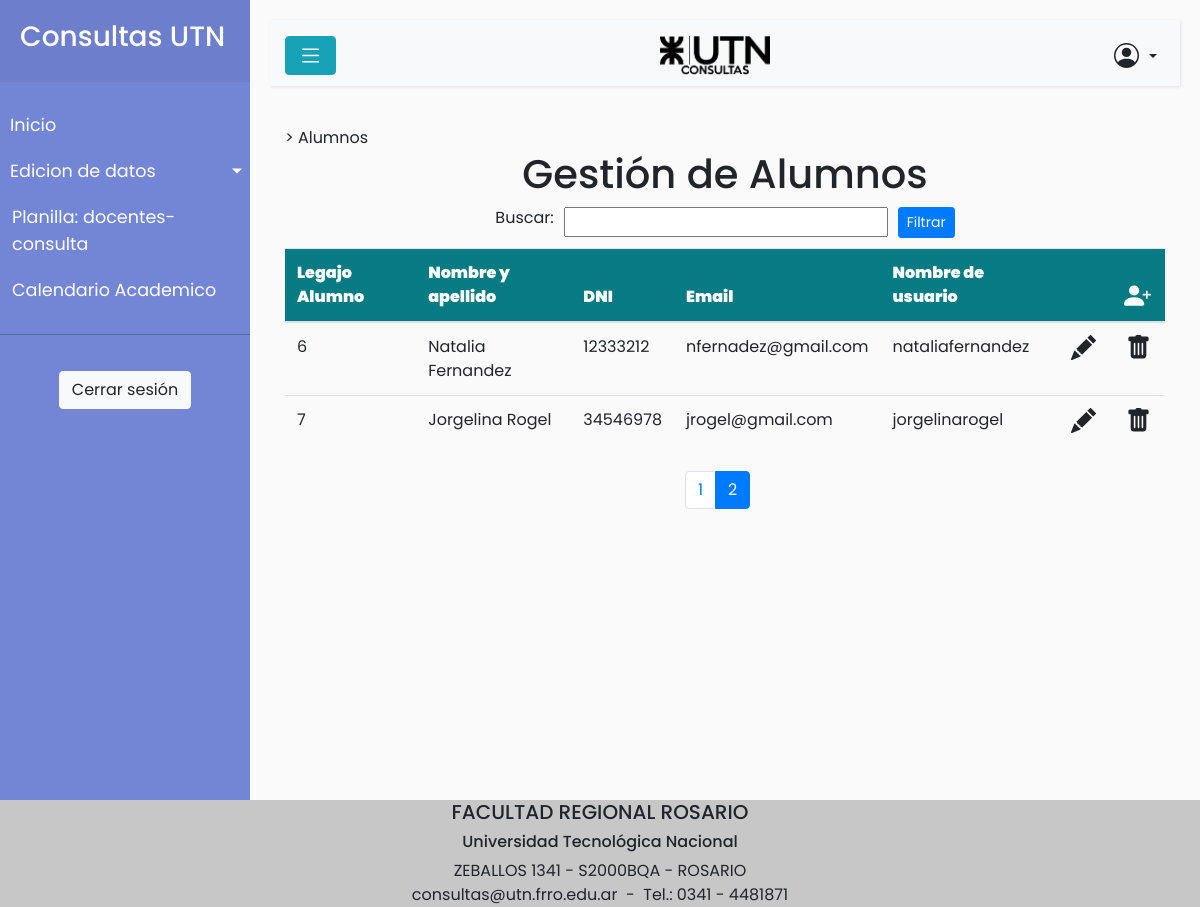
The app's page /abmAlumnos.php?page=2 (signed in) with its own data.
### tables this page shows
CREATE TABLE `alumnos` (
  `legajo` int NOT NULL AUTO_INCREMENT,
  `nombre_apellido` varchar(45) NOT NULL,
  `mail` varchar(45) NOT NULL,
  `id_usuario` int DEFAULT NULL,
  PRIMARY KEY (`legajo`),
  KEY `fk_alumnos_usuarios_idx` (`id_usuario`),
  CONSTRAINT `fk_alumnos_usuarios` FOREIGN KEY (`id_usuario`) REFERENCES `usuarios` (`id_usuario`) ON DELETE RESTRICT ON UPDATE CASCADE
);

CREATE TABLE `usuarios` (
  `id_usuario` int NOT NULL AUTO_INCREMENT,
  `rol` int NOT NULL,
  `dni` int NOT NULL,
  `nombre_usuario` varchar(45) NOT NULL,
  `password` varchar(45) NOT NULL,
  PRIMARY KEY (`id_usuario`),
  UNIQUE KEY `nombre_usuario_UNIQUE` (`nombre_usuario`),
  KEY `fk_usuarios_roles_usuario_idx` (`rol`),
  CONSTRAINT `fk_usuarios_roles_usuario` FOREIGN KEY (`rol`) REFERENCES `roles_usuario` (`id_rol_usuario`) ON DELETE RESTRICT ON UPDATE CASCADE
);

### abmAlumnos.php (the view, shortened to what this page needs)
<!DOCTYPE html>
<html lang="es">
<head>
</head>
<body>
<?php
if (isset($_SESSION['usuario']) & $_SESSION['rol']!=3){
    header("location:index.php");
}
elseif (isset($_SESSION['usuario']) & $_SESSION['rol']==3){
    include("conexion.inc");
    include("headerAdmin.php");
    $vSql = "SELECT a.*, u.nombre_usuario, u.dni
                    FROM alumnos a left join usuarios u
                    on a.id_usuario = u.id_usuario";
    $vResultado = mysqli_query($link, $vSql);
    ?>
        <div class="container">
        <h1 class="content-center">Gestión de Alumnos</h1>
        <form class="content-center" action="abmAlumnos.php" method="POST" name="FiltrarConsultas">
            <label for="contiene">Buscar:</label>
            <?php
            if (empty($_POST ['contiene'])) {
            ?>
                <input type="text" id="contiene" name="contiene">
            <?php
            }
            else {
            ?>
                <input type="text" id="contiene" name="contiene" value=<?php echo ($_POST ['contiene'])?>>
            <?php
            }
            ?>
            <button type="submit" name="actionType" value="filtrar" class="btn btn-primary btn-sm">Filtrar</button>
        </form>
         <?php $results_per_page = 5;
        $data = mysqli_fetch_all($vResultado, MYSQLI_ASSOC);
        $total_pages = ceil(count($data) / $results_per_page);
        if (isset($_GET['page']) && is_numeric($_GET['page']) && $_GET['page'] <= $total_pages) {
            $current_page = (int) $_GET['page'];
        }
        $offset = ($current_page - 1) * $results_per_page;
        $data_page = array_slice($data, $offset, $results_per_page);
        ?>
        </div>
        <div class="table-responsive">
        <table class="table">
            <thead style="background-color: #077b83; color: #ffff ;">
            <tr>
                    <th><b>Legajo Alumno</b></th>
                    <th><b>Nombre y apellido</b></th>
                    <th><b>DNI</b></th>
                    <th><b>Email</b></th>
                    <th><b>Nombre de usuario</b></th>
                    <th><b></b></th>
                    <th><b><a title="Agregar" class="nav-item" href="#modalAlta" data-toggle="modal" data-target="#modalAlta" style="float:right;">
                        </a></b></th>
                </tr>
            </thead>
            <tbody>
            <?php
    foreach ($data_page as $fila)
    {?>
            <tr>
                <td><?php echo ($fila['legajo']); ?></td>
                <td><?php echo ($fila['nombre_apellido']); ?></td>
                <td><?php echo ($fila['dni']); ?></td>
                <td><?php echo ($fila['mail']); ?></td>
                <td><?php echo ($fila['nombre_usuario']); ?></td>
                <td>
                    <a title="Editar" class="nav-item" href="#modalModif<?php echo ($fila['legajo']);?>" data-toggle="modal"
                        data-target="#modalModif<?php echo ($fila['legajo']); ?>" style="float:right;">
                    </a>
                </td>
                <td>
                    <a title="Eliminar" class="nav-item" href="#modalbaja<?php echo ($fila['legajo']);?>" data-toggle="modal"
                        data-target="#modalbaja<?php echo ($fila['legajo']); ?>" style="float:right;">
                    </a>
                </td>
            </tr>
            <?php
        }?>
        </tbody>
        </table>
        </div>
        <ul class="pagination">
        <?php
for ($page = 1; $page <= $total_pages; $page++) {?>
    <li class="page-item
    <?php
    if ($page == $current_page) {
        echo 'active';
    }?>"><a class="page-link" href="<?php echo('abmAlumnos.php?page='.$page)?>"><?php echo($page)?></a></li>
<?php }
?>
</ul>
        <p>&nbsp;</p>
        <?php
}
else {
    header("location:index.php");
}
?>
</body>

### styles.css (style rules this page uses)
body { font-family: 'Poppins', sans-serif; background: #fafafa; }
p { font-family: 'Poppins', sans-serif; font-size: 1.1em; font-weight: 300; line-height: 1.7em; color: #999; }
a, a:hover, a:focus { color: inherit; text-decoration: none; transition: all 0.3s; }
.container { margin: auto; }
.content-center { display: flex; flex-flow: row wrap; align-items: center; justify-content: center; gap: 10px 10px; }
.nav-item { margin-right: 2px; margin-left: 2px; }

### records on screen
alumnos: legajo "6", nombre_apellido "Natalia Fernandez", id_usuario.dni "12333212", mail "nfernadez@gmail.com", id_usuario.nombre_usuario "nataliafernandez"
alumnos: legajo "7", nombre_apellido "Jorgelina Rogel", id_usuario.dni "34546978", mail "jrogel@gmail.com", id_usuario.nombre_usuario "jorgelinarogel"

### other values on screen
$fila['descripcion'] "Alumnos"
